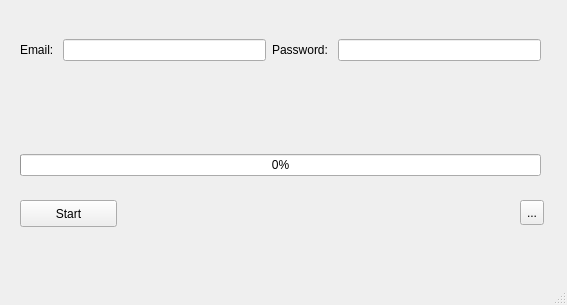
<?xml version="1.0" encoding="UTF-8"?>
<ui version="4.0">
 <class>MainWindow</class>
 <widget class="QMainWindow" name="MainWindow">
  <property name="geometry">
   <rect>
    <x>0</x>
    <y>0</y>
    <width>567</width>
    <height>305</height>
   </rect>
  </property>
  <property name="windowTitle">
   <string>SynchVk</string>
  </property>
  <widget class="QWidget" name="centralwidget">
   <widget class="QWidget" name="horizontalLayoutWidget">
    <property name="geometry">
     <rect>
      <x>20</x>
      <y>10</y>
      <width>521</width>
      <height>80</height>
     </rect>
    </property>
    <layout class="QHBoxLayout" name="horizontalLayout">
     <item>
      <widget class="QLabel" name="label">
       <property name="text">
        <string>Email: </string>
       </property>
      </widget>
     </item>
     <item>
      <widget class="QLineEdit" name="lineEdit"/>
     </item>
     <item>
      <widget class="QLabel" name="label_2">
       <property name="text">
        <string>Password: </string>
       </property>
      </widget>
     </item>
     <item>
      <widget class="QLineEdit" name="lineEdit_2"/>
     </item>
    </layout>
   </widget>
   <widget class="QWidget" name="horizontalLayoutWidget_2">
    <property name="geometry">
     <rect>
      <x>20</x>
      <y>140</y>
      <width>521</width>
      <height>51</height>
     </rect>
    </property>
    <layout class="QHBoxLayout" name="horizontalLayout_2">
     <item>
      <widget class="QProgressBar" name="progressBar">
       <property name="value">
        <number>0</number>
       </property>
      </widget>
     </item>
    </layout>
   </widget>
   <widget class="QPushButton" name="pushButton">
    <property name="geometry">
     <rect>
      <x>20</x>
      <y>200</y>
      <width>97</width>
      <height>27</height>
     </rect>
    </property>
    <property name="text">
     <string>Start</string>
    </property>
   </widget>
   <widget class="QLabel" name="label_3">
    <property name="geometry">
     <rect>
      <x>20</x>
      <y>100</y>
      <width>521</width>
      <height>17</height>
     </rect>
    </property>
    <property name="text">
     <string/>
    </property>
   </widget>
   <widget class="QToolButton" name="toolButton">
    <property name="geometry">
     <rect>
      <x>520</x>
      <y>200</y>
      <width>24</width>
      <height>25</height>
     </rect>
    </property>
    <property name="text">
     <string>...</string>
    </property>
   </widget>
  </widget>
  <widget class="QMenuBar" name="menubar">
   <property name="geometry">
    <rect>
     <x>0</x>
     <y>0</y>
     <width>567</width>
     <height>25</height>
    </rect>
   </property>
  </widget>
  <widget class="QStatusBar" name="statusbar"/>
 </widget>
 <resources/>
 <connections/>
</ui>
